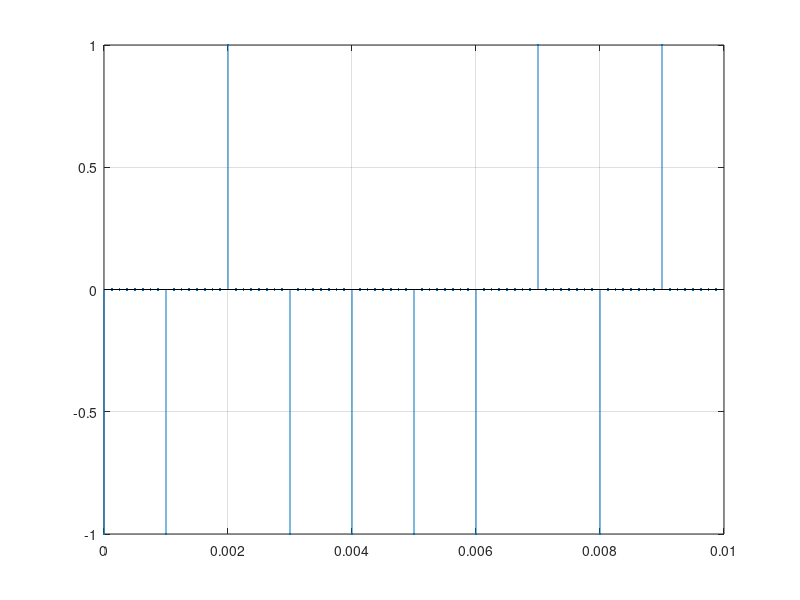
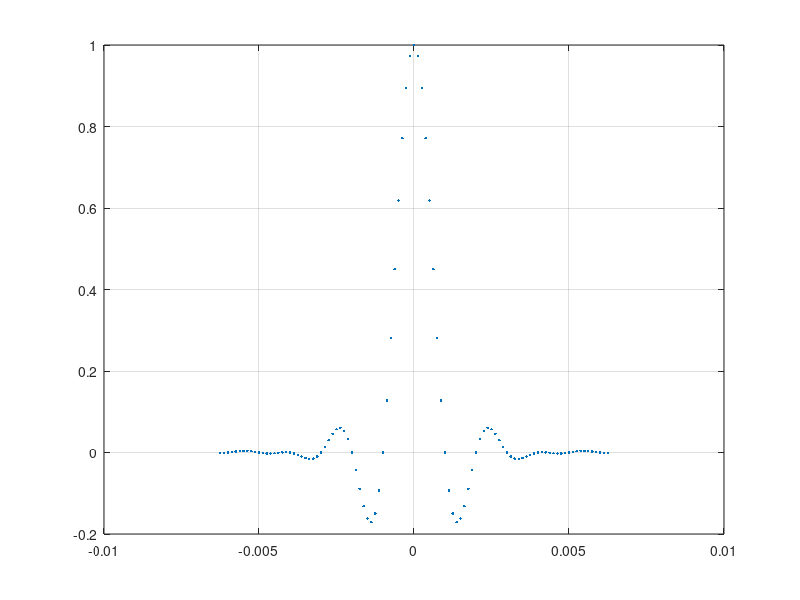
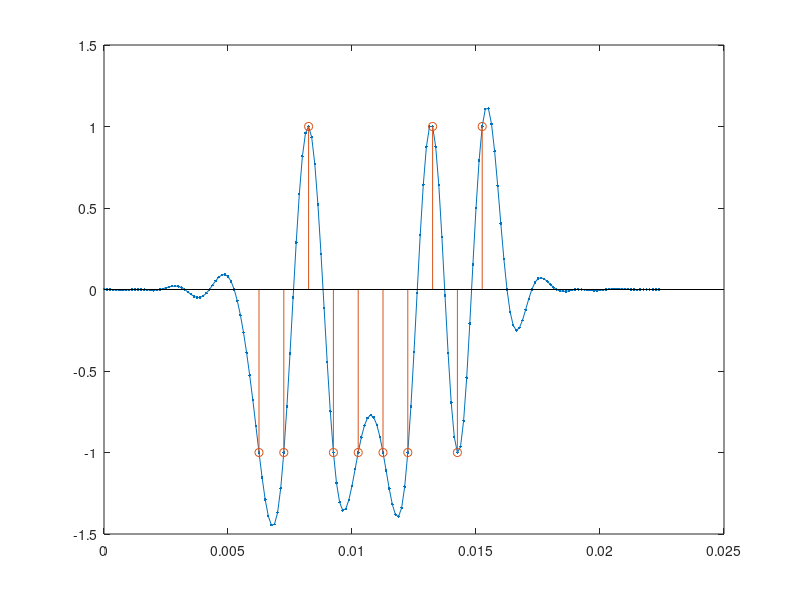

The MATLAB script that drew these images, in order: (Note: this script raises an error after producing the figures.)
clear 
clc
close all
Ts=1e-3;% 1 ms
sps = 8;
T_sample=Ts/sps;          % sps samples in each symbol duration
F_sample=1/T_sample; 

num_symbols = 10;
bits = randi([0, 1],1, num_symbols); %Our data to be transmitted, 1's and 0's
x = [];
t=(0:sps*num_symbols-1)*T_sample;
for bit=bits
    pulse = zeros(1,sps);
    pulse(1) = bit*2-1; %set the first value to either a 1 or -1
    x = [x, pulse]; %add the 8 samples to the signal
end
figure(1)
stem(t, x, '.-')
grid on 


% Create our raised-cosine filter
num_taps = 101; % approximately 101/8 symbols duration
beta = 0.35;
n = (0:num_taps-1)-(num_taps-1)/2;
t=n*T_sample;
h = sinc(t/Ts) .* cos(pi*beta*t/Ts) ./ (1 - (2*beta*t/Ts).^2);
% h=ones(1,length(n));
figure(2)
plot(t, h, '.')
grid on

% Filter our signal, in order to apply the pulse shaping
x_shaped = conv(x, h);
t=(0:length(x_shaped)-1)*T_sample;
figure(3)
plot(t,x_shaped, '.-'); hold on

% Sample the signal at Ts, consider the delay in filter
nn=(0:num_symbols-1)*sps+(num_taps-1)/2+1;
X_sam=x_shaped(nn)
stem((nn-1)*T_sample,X_sam);
% plt.grid(True)
% plt.show()

figure(4)
[pxx,f] = pspectrum(x_shaped, F_sample);
semilogy(f,pxx);grid on
